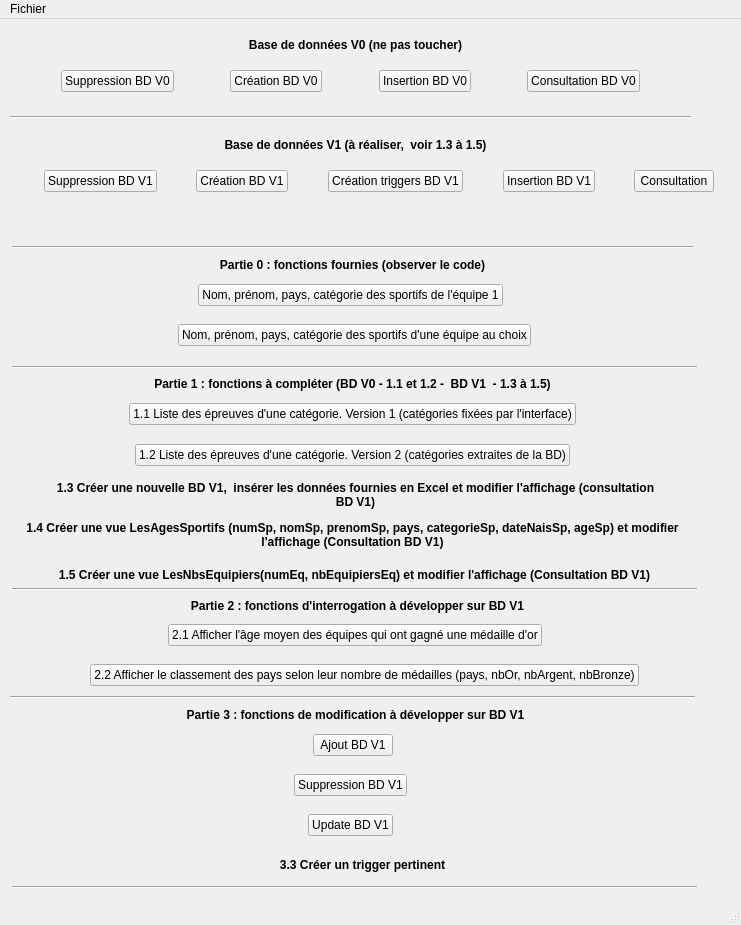
<?xml version="1.0" encoding="UTF-8"?>
<ui version="4.0">
 <class>MainWindow</class>
 <widget class="QMainWindow" name="MainWindow">
  <property name="geometry">
   <rect>
    <x>0</x>
    <y>0</y>
    <width>741</width>
    <height>925</height>
   </rect>
  </property>
  <property name="windowTitle">
   <string>Projet Jeux Olympiques</string>
  </property>
  <widget class="QWidget" name="centralwidget">
   <widget class="Line" name="line_V1">
    <property name="geometry">
     <rect>
      <x>10</x>
      <y>90</y>
      <width>681</width>
      <height>16</height>
     </rect>
    </property>
    <property name="orientation">
     <enum>Qt::Horizontal</enum>
    </property>
   </widget>
   <widget class="QLabel" name="label_V0">
    <property name="geometry">
     <rect>
      <x>10</x>
      <y>10</y>
      <width>691</width>
      <height>31</height>
     </rect>
    </property>
    <property name="font">
     <font>
      <weight>75</weight>
      <bold>true</bold>
     </font>
    </property>
    <property name="text">
     <string>Base de données V0 (ne pas toucher)</string>
    </property>
    <property name="alignment">
     <set>Qt::AlignCenter</set>
    </property>
   </widget>
   <widget class="Line" name="line_partie_0">
    <property name="geometry">
     <rect>
      <x>12</x>
      <y>220</y>
      <width>681</width>
      <height>16</height>
     </rect>
    </property>
    <property name="orientation">
     <enum>Qt::Horizontal</enum>
    </property>
   </widget>
   <widget class="QLabel" name="label_partie_0">
    <property name="geometry">
     <rect>
      <x>7</x>
      <y>230</y>
      <width>691</width>
      <height>31</height>
     </rect>
    </property>
    <property name="font">
     <font>
      <weight>75</weight>
      <bold>true</bold>
     </font>
    </property>
    <property name="text">
     <string>Partie 0 : fonctions fournies (observer le code)</string>
    </property>
    <property name="alignment">
     <set>Qt::AlignCenter</set>
    </property>
   </widget>
   <widget class="Line" name="line_partie_1">
    <property name="geometry">
     <rect>
      <x>12</x>
      <y>340</y>
      <width>685</width>
      <height>16</height>
     </rect>
    </property>
    <property name="orientation">
     <enum>Qt::Horizontal</enum>
    </property>
   </widget>
   <widget class="QLabel" name="label_partie_1">
    <property name="geometry">
     <rect>
      <x>7</x>
      <y>349</y>
      <width>691</width>
      <height>31</height>
     </rect>
    </property>
    <property name="font">
     <font>
      <weight>75</weight>
      <bold>true</bold>
     </font>
    </property>
    <property name="text">
     <string>Partie 1 : fonctions à compléter (BD V0 - 1.1 et 1.2 -  BD V1  - 1.3 à 1.5)</string>
    </property>
    <property name="alignment">
     <set>Qt::AlignCenter</set>
    </property>
   </widget>
   <widget class="QLabel" name="label_partie_1_4">
    <property name="geometry">
     <rect>
      <x>10</x>
      <y>500</y>
      <width>685</width>
      <height>31</height>
     </rect>
    </property>
    <property name="font">
     <font>
      <weight>75</weight>
      <bold>true</bold>
     </font>
    </property>
    <property name="text">
     <string>1.4 Créer une vue LesAgesSportifs (numSp, nomSp, prenomSp, pays, categorieSp, dateNaisSp, ageSp) et modifier l'affichage (Consultation BD V1)</string>
    </property>
    <property name="alignment">
     <set>Qt::AlignCenter</set>
    </property>
    <property name="wordWrap">
     <bool>true</bool>
    </property>
   </widget>
   <widget class="QLabel" name="label_partie_1_3">
    <property name="geometry">
     <rect>
      <x>50</x>
      <y>450</y>
      <width>611</width>
      <height>51</height>
     </rect>
    </property>
    <property name="font">
     <font>
      <weight>75</weight>
      <bold>true</bold>
     </font>
    </property>
    <property name="text">
     <string>1.3 Créer une nouvelle BD V1,  insérer les données fournies en Excel et modifier l'affichage (consultation BD V1)</string>
    </property>
    <property name="alignment">
     <set>Qt::AlignCenter</set>
    </property>
    <property name="wordWrap">
     <bool>true</bool>
    </property>
   </widget>
   <widget class="QLabel" name="label_partie_1_5">
    <property name="geometry">
     <rect>
      <x>12</x>
      <y>540</y>
      <width>685</width>
      <height>31</height>
     </rect>
    </property>
    <property name="font">
     <font>
      <weight>75</weight>
      <bold>true</bold>
     </font>
    </property>
    <property name="text">
     <string>1.5 Créer une vue LesNbsEquipiers(numEq, nbEquipiersEq) et modifier l'affichage (Consultation BD V1)</string>
    </property>
    <property name="alignment">
     <set>Qt::AlignCenter</set>
    </property>
    <property name="wordWrap">
     <bool>true</bool>
    </property>
   </widget>
   <widget class="Line" name="line_partie_2">
    <property name="geometry">
     <rect>
      <x>12</x>
      <y>562</y>
      <width>685</width>
      <height>16</height>
     </rect>
    </property>
    <property name="orientation">
     <enum>Qt::Horizontal</enum>
    </property>
   </widget>
   <widget class="QLabel" name="label_partie_2">
    <property name="geometry">
     <rect>
      <x>12</x>
      <y>571</y>
      <width>691</width>
      <height>31</height>
     </rect>
    </property>
    <property name="font">
     <font>
      <weight>75</weight>
      <bold>true</bold>
     </font>
    </property>
    <property name="text">
     <string>Partie 2 : fonctions d'interrogation à développer sur BD V1</string>
    </property>
    <property name="alignment">
     <set>Qt::AlignCenter</set>
    </property>
   </widget>
   <widget class="Line" name="line_partie_3">
    <property name="geometry">
     <rect>
      <x>10</x>
      <y>670</y>
      <width>685</width>
      <height>16</height>
     </rect>
    </property>
    <property name="orientation">
     <enum>Qt::Horizontal</enum>
    </property>
   </widget>
   <widget class="QLabel" name="label_partie_3">
    <property name="geometry">
     <rect>
      <x>10</x>
      <y>685</y>
      <width>691</width>
      <height>21</height>
     </rect>
    </property>
    <property name="font">
     <font>
      <weight>75</weight>
      <bold>true</bold>
     </font>
    </property>
    <property name="text">
     <string>Partie 3 : fonctions de modification à développer sur BD V1</string>
    </property>
    <property name="alignment">
     <set>Qt::AlignCenter</set>
    </property>
   </widget>
   <widget class="Line" name="line_fin">
    <property name="geometry">
     <rect>
      <x>12</x>
      <y>860</y>
      <width>685</width>
      <height>16</height>
     </rect>
    </property>
    <property name="orientation">
     <enum>Qt::Horizontal</enum>
    </property>
   </widget>
   <widget class="QLabel" name="label_retour_BD">
    <property name="geometry">
     <rect>
      <x>10</x>
      <y>190</y>
      <width>689</width>
      <height>19</height>
     </rect>
    </property>
    <property name="text">
     <string/>
    </property>
    <property name="alignment">
     <set>Qt::AlignCenter</set>
    </property>
   </widget>
   <widget class="QWidget" name="layoutWidget">
    <property name="geometry">
     <rect>
      <x>10</x>
      <y>40</y>
      <width>681</width>
      <height>44</height>
     </rect>
    </property>
    <layout class="QHBoxLayout" name="horizontalLayout_V0">
     <item>
      <spacer name="horizontalSpacer">
       <property name="orientation">
        <enum>Qt::Horizontal</enum>
       </property>
       <property name="sizeHint" stdset="0">
        <size>
         <width>40</width>
         <height>20</height>
        </size>
       </property>
      </spacer>
     </item>
     <item>
      <widget class="QPushButton" name="pushButton_supprimer_V0">
       <property name="text">
        <string>Suppression BD V0</string>
       </property>
      </widget>
     </item>
     <item>
      <spacer name="horizontalSpacer_3">
       <property name="orientation">
        <enum>Qt::Horizontal</enum>
       </property>
       <property name="sizeHint" stdset="0">
        <size>
         <width>40</width>
         <height>20</height>
        </size>
       </property>
      </spacer>
     </item>
     <item>
      <widget class="QPushButton" name="pushButton_creer_V0">
       <property name="text">
        <string>Création BD V0</string>
       </property>
      </widget>
     </item>
     <item>
      <spacer name="horizontalSpacer_2">
       <property name="orientation">
        <enum>Qt::Horizontal</enum>
       </property>
       <property name="sizeHint" stdset="0">
        <size>
         <width>40</width>
         <height>20</height>
        </size>
       </property>
      </spacer>
     </item>
     <item>
      <widget class="QPushButton" name="pushButton_inserer_V0">
       <property name="text">
        <string>Insertion BD V0</string>
       </property>
      </widget>
     </item>
     <item>
      <spacer name="horizontalSpacer_21">
       <property name="orientation">
        <enum>Qt::Horizontal</enum>
       </property>
       <property name="sizeHint" stdset="0">
        <size>
         <width>40</width>
         <height>20</height>
        </size>
       </property>
      </spacer>
     </item>
     <item>
      <widget class="QPushButton" name="pushButton_consulter_V0">
       <property name="text">
        <string>Consultation BD V0</string>
       </property>
      </widget>
     </item>
     <item>
      <spacer name="horizontalSpacer_4">
       <property name="orientation">
        <enum>Qt::Horizontal</enum>
       </property>
       <property name="sizeHint" stdset="0">
        <size>
         <width>40</width>
         <height>20</height>
        </size>
       </property>
      </spacer>
     </item>
    </layout>
   </widget>
   <widget class="QWidget" name="layoutWidget">
    <property name="geometry">
     <rect>
      <x>10</x>
      <y>260</y>
      <width>681</width>
      <height>32</height>
     </rect>
    </property>
    <layout class="QHBoxLayout" name="horizontalLayout_partie_0_1">
     <item>
      <spacer name="horizontalSpacer_7">
       <property name="orientation">
        <enum>Qt::Horizontal</enum>
       </property>
       <property name="sizeHint" stdset="0">
        <size>
         <width>40</width>
         <height>20</height>
        </size>
       </property>
      </spacer>
     </item>
     <item>
      <widget class="QPushButton" name="pushButton_fct_fournie_1">
       <property name="text">
        <string>Nom, prénom, pays, catégorie des sportifs de l'équipe 1</string>
       </property>
      </widget>
     </item>
     <item>
      <spacer name="horizontalSpacer_5">
       <property name="orientation">
        <enum>Qt::Horizontal</enum>
       </property>
       <property name="sizeHint" stdset="0">
        <size>
         <width>40</width>
         <height>20</height>
        </size>
       </property>
      </spacer>
     </item>
    </layout>
   </widget>
   <widget class="QWidget" name="layoutWidget">
    <property name="geometry">
     <rect>
      <x>12</x>
      <y>300</y>
      <width>685</width>
      <height>32</height>
     </rect>
    </property>
    <layout class="QHBoxLayout" name="horizontalLayout_partie_0_2">
     <item>
      <spacer name="horizontalSpacer_8">
       <property name="orientation">
        <enum>Qt::Horizontal</enum>
       </property>
       <property name="sizeHint" stdset="0">
        <size>
         <width>40</width>
         <height>20</height>
        </size>
       </property>
      </spacer>
     </item>
     <item>
      <widget class="QPushButton" name="pushButton_fct_fournie_2">
       <property name="text">
        <string>Nom, prénom, pays, catégorie des sportifs d'une équipe au choix</string>
       </property>
      </widget>
     </item>
     <item>
      <spacer name="horizontalSpacer_6">
       <property name="orientation">
        <enum>Qt::Horizontal</enum>
       </property>
       <property name="sizeHint" stdset="0">
        <size>
         <width>40</width>
         <height>20</height>
        </size>
       </property>
      </spacer>
     </item>
    </layout>
   </widget>
   <widget class="QWidget" name="layoutWidget">
    <property name="geometry">
     <rect>
      <x>12</x>
      <y>600</y>
      <width>685</width>
      <height>32</height>
     </rect>
    </property>
    <layout class="QHBoxLayout" name="horizontalLayout_partie_2_1">
     <item>
      <spacer name="horizontalSpacer_18">
       <property name="orientation">
        <enum>Qt::Horizontal</enum>
       </property>
       <property name="sizeHint" stdset="0">
        <size>
         <width>40</width>
         <height>20</height>
        </size>
       </property>
      </spacer>
     </item>
     <item>
      <widget class="QPushButton" name="pushButton_2_1">
       <property name="text">
        <string>2.1 Afficher l'âge moyen des équipes qui ont gagné une médaille d'or</string>
       </property>
      </widget>
     </item>
     <item>
      <spacer name="horizontalSpacer_17">
       <property name="orientation">
        <enum>Qt::Horizontal</enum>
       </property>
       <property name="sizeHint" stdset="0">
        <size>
         <width>40</width>
         <height>20</height>
        </size>
       </property>
      </spacer>
     </item>
    </layout>
   </widget>
   <widget class="QWidget" name="layoutWidget">
    <property name="geometry">
     <rect>
      <x>12</x>
      <y>640</y>
      <width>705</width>
      <height>32</height>
     </rect>
    </property>
    <layout class="QHBoxLayout" name="horizontalLayout_partie_2_2">
     <item>
      <spacer name="horizontalSpacer_20">
       <property name="orientation">
        <enum>Qt::Horizontal</enum>
       </property>
       <property name="sizeHint" stdset="0">
        <size>
         <width>40</width>
         <height>20</height>
        </size>
       </property>
      </spacer>
     </item>
     <item>
      <widget class="QPushButton" name="pushButton_2_2">
       <property name="text">
        <string>2.2 Afficher le classement des pays selon leur nombre de médailles (pays, nbOr, nbArgent, nbBronze)</string>
       </property>
      </widget>
     </item>
     <item>
      <spacer name="horizontalSpacer_19">
       <property name="orientation">
        <enum>Qt::Horizontal</enum>
       </property>
       <property name="sizeHint" stdset="0">
        <size>
         <width>40</width>
         <height>20</height>
        </size>
       </property>
      </spacer>
     </item>
    </layout>
   </widget>
   <widget class="QWidget" name="layoutWidget">
    <property name="geometry">
     <rect>
      <x>10</x>
      <y>710</y>
      <width>685</width>
      <height>32</height>
     </rect>
    </property>
    <layout class="QHBoxLayout" name="horizontalLayout_partie_3_1">
     <item>
      <spacer name="horizontalSpacer_24">
       <property name="orientation">
        <enum>Qt::Horizontal</enum>
       </property>
       <property name="sizeHint" stdset="0">
        <size>
         <width>40</width>
         <height>20</height>
        </size>
       </property>
      </spacer>
     </item>
     <item>
      <widget class="QPushButton" name="pushButton_3_1">
       <property name="text">
        <string>Ajout BD V1</string>
       </property>
      </widget>
     </item>
     <item>
      <spacer name="horizontalSpacer_23">
       <property name="orientation">
        <enum>Qt::Horizontal</enum>
       </property>
       <property name="sizeHint" stdset="0">
        <size>
         <width>40</width>
         <height>20</height>
        </size>
       </property>
      </spacer>
     </item>
    </layout>
   </widget>
   <widget class="QWidget" name="layoutWidget">
    <property name="geometry">
     <rect>
      <x>10</x>
      <y>750</y>
      <width>681</width>
      <height>32</height>
     </rect>
    </property>
    <layout class="QHBoxLayout" name="horizontalLayout_partie_3_2">
     <item>
      <spacer name="horizontalSpacer_26">
       <property name="orientation">
        <enum>Qt::Horizontal</enum>
       </property>
       <property name="sizeHint" stdset="0">
        <size>
         <width>40</width>
         <height>20</height>
        </size>
       </property>
      </spacer>
     </item>
     <item>
      <widget class="QPushButton" name="pushButton_3_2">
       <property name="text">
        <string>Suppression BD V1</string>
       </property>
      </widget>
     </item>
     <item>
      <spacer name="horizontalSpacer_25">
       <property name="orientation">
        <enum>Qt::Horizontal</enum>
       </property>
       <property name="sizeHint" stdset="0">
        <size>
         <width>40</width>
         <height>20</height>
        </size>
       </property>
      </spacer>
     </item>
    </layout>
   </widget>
   <widget class="QWidget" name="layoutWidget_2">
    <property name="geometry">
     <rect>
      <x>10</x>
      <y>379</y>
      <width>685</width>
      <height>32</height>
     </rect>
    </property>
    <layout class="QHBoxLayout" name="horizontalLayout_partie_1_1">
     <item>
      <spacer name="horizontalSpacer_12">
       <property name="orientation">
        <enum>Qt::Horizontal</enum>
       </property>
       <property name="sizeHint" stdset="0">
        <size>
         <width>40</width>
         <height>20</height>
        </size>
       </property>
      </spacer>
     </item>
     <item>
      <widget class="QPushButton" name="pushButton_1_1">
       <property name="text">
        <string>1.1 Liste des épreuves d'une catégorie. Version 1 (catégories fixées par l'interface)</string>
       </property>
      </widget>
     </item>
     <item>
      <spacer name="horizontalSpacer_11">
       <property name="orientation">
        <enum>Qt::Horizontal</enum>
       </property>
       <property name="sizeHint" stdset="0">
        <size>
         <width>40</width>
         <height>20</height>
        </size>
       </property>
      </spacer>
     </item>
    </layout>
   </widget>
   <widget class="QWidget" name="layoutWidget_3">
    <property name="geometry">
     <rect>
      <x>10</x>
      <y>420</y>
      <width>685</width>
      <height>32</height>
     </rect>
    </property>
    <layout class="QHBoxLayout" name="horizontalLayout_partie_1_2">
     <item>
      <spacer name="horizontalSpacer_14">
       <property name="orientation">
        <enum>Qt::Horizontal</enum>
       </property>
       <property name="sizeHint" stdset="0">
        <size>
         <width>40</width>
         <height>20</height>
        </size>
       </property>
      </spacer>
     </item>
     <item>
      <widget class="QPushButton" name="pushButton_1_2">
       <property name="text">
        <string>1.2 Liste des épreuves d'une catégorie. Version 2 (catégories extraites de la BD)</string>
       </property>
      </widget>
     </item>
     <item>
      <spacer name="horizontalSpacer_13">
       <property name="orientation">
        <enum>Qt::Horizontal</enum>
       </property>
       <property name="sizeHint" stdset="0">
        <size>
         <width>40</width>
         <height>20</height>
        </size>
       </property>
      </spacer>
     </item>
    </layout>
   </widget>
   <widget class="QLabel" name="label_trigger">
    <property name="geometry">
     <rect>
      <x>20</x>
      <y>830</y>
      <width>685</width>
      <height>31</height>
     </rect>
    </property>
    <property name="font">
     <font>
      <weight>75</weight>
      <bold>true</bold>
     </font>
    </property>
    <property name="text">
     <string>3.3 Créer un trigger pertinent</string>
    </property>
    <property name="alignment">
     <set>Qt::AlignCenter</set>
    </property>
    <property name="wordWrap">
     <bool>true</bool>
    </property>
   </widget>
   <widget class="QWidget" name="layoutWidget_4">
    <property name="geometry">
     <rect>
      <x>10</x>
      <y>140</y>
      <width>738</width>
      <height>44</height>
     </rect>
    </property>
    <layout class="QHBoxLayout" name="horizontalLayout_V1">
     <item>
      <spacer name="horizontalSpacer_9">
       <property name="orientation">
        <enum>Qt::Horizontal</enum>
       </property>
       <property name="sizeHint" stdset="0">
        <size>
         <width>40</width>
         <height>20</height>
        </size>
       </property>
      </spacer>
     </item>
     <item>
      <widget class="QPushButton" name="pushButton_supprimer_V1">
       <property name="text">
        <string>Suppression BD V1</string>
       </property>
      </widget>
     </item>
     <item>
      <spacer name="horizontalSpacer_10">
       <property name="orientation">
        <enum>Qt::Horizontal</enum>
       </property>
       <property name="sizeHint" stdset="0">
        <size>
         <width>40</width>
         <height>20</height>
        </size>
       </property>
      </spacer>
     </item>
     <item>
      <widget class="QPushButton" name="pushButton_creer_V1">
       <property name="text">
        <string>Création BD V1</string>
       </property>
      </widget>
     </item>
     <item>
      <spacer name="horizontalSpacer_27">
       <property name="orientation">
        <enum>Qt::Horizontal</enum>
       </property>
       <property name="sizeHint" stdset="0">
        <size>
         <width>40</width>
         <height>20</height>
        </size>
       </property>
      </spacer>
     </item>
     <item>
      <widget class="QPushButton" name="pushButton_2">
       <property name="text">
        <string>Création triggers BD V1</string>
       </property>
      </widget>
     </item>
     <item>
      <spacer name="horizontalSpacer_15">
       <property name="orientation">
        <enum>Qt::Horizontal</enum>
       </property>
       <property name="sizeHint" stdset="0">
        <size>
         <width>40</width>
         <height>20</height>
        </size>
       </property>
      </spacer>
     </item>
     <item>
      <widget class="QPushButton" name="pushButton_inserer_V1">
       <property name="text">
        <string>Insertion BD V1</string>
       </property>
      </widget>
     </item>
     <item>
      <spacer name="horizontalSpacer_31">
       <property name="orientation">
        <enum>Qt::Horizontal</enum>
       </property>
       <property name="sizeHint" stdset="0">
        <size>
         <width>40</width>
         <height>20</height>
        </size>
       </property>
      </spacer>
     </item>
     <item>
      <widget class="QPushButton" name="pushButton_consulter_V1">
       <property name="text">
        <string>Consultation</string>
       </property>
      </widget>
     </item>
     <item>
      <spacer name="horizontalSpacer_16">
       <property name="orientation">
        <enum>Qt::Horizontal</enum>
       </property>
       <property name="sizeHint" stdset="0">
        <size>
         <width>40</width>
         <height>20</height>
        </size>
       </property>
      </spacer>
     </item>
    </layout>
   </widget>
   <widget class="QLabel" name="label_V1">
    <property name="geometry">
     <rect>
      <x>10</x>
      <y>110</y>
      <width>691</width>
      <height>31</height>
     </rect>
    </property>
    <property name="font">
     <font>
      <weight>75</weight>
      <bold>true</bold>
     </font>
    </property>
    <property name="text">
     <string>Base de données V1 (à réaliser,  voir 1.3 à 1.5)</string>
    </property>
    <property name="alignment">
     <set>Qt::AlignCenter</set>
    </property>
   </widget>
   <widget class="QWidget" name="layoutWidget_5">
    <property name="geometry">
     <rect>
      <x>10</x>
      <y>790</y>
      <width>681</width>
      <height>32</height>
     </rect>
    </property>
    <layout class="QHBoxLayout" name="horizontalLayout_partie_3_3">
     <item>
      <spacer name="horizontalSpacer_28">
       <property name="orientation">
        <enum>Qt::Horizontal</enum>
       </property>
       <property name="sizeHint" stdset="0">
        <size>
         <width>40</width>
         <height>20</height>
        </size>
       </property>
      </spacer>
     </item>
     <item>
      <widget class="QPushButton" name="pushButton_3_3">
       <property name="text">
        <string>Update BD V1</string>
       </property>
      </widget>
     </item>
     <item>
      <spacer name="horizontalSpacer_29">
       <property name="orientation">
        <enum>Qt::Horizontal</enum>
       </property>
       <property name="sizeHint" stdset="0">
        <size>
         <width>40</width>
         <height>20</height>
        </size>
       </property>
      </spacer>
     </item>
    </layout>
   </widget>
  </widget>
  <widget class="QMenuBar" name="menubar">
   <property name="geometry">
    <rect>
     <x>0</x>
     <y>0</y>
     <width>741</width>
     <height>22</height>
    </rect>
   </property>
   <widget class="QMenu" name="menuFiles">
    <property name="title">
     <string>Fichier</string>
    </property>
    <addaction name="actionQuitter"/>
   </widget>
   <addaction name="menuFiles"/>
  </widget>
  <widget class="QStatusBar" name="statusbar"/>
  <action name="actionQuitter">
   <property name="text">
    <string>Quitter</string>
   </property>
  </action>
 </widget>
 <resources/>
 <connections>
  <connection>
   <sender>actionQuitter</sender>
   <signal>triggered()</signal>
   <receiver>MainWindow</receiver>
   <slot>close()</slot>
   <hints>
    <hint type="sourcelabel">
     <x>-1</x>
     <y>-1</y>
    </hint>
    <hint type="destinationlabel">
     <x>399</x>
     <y>299</y>
    </hint>
   </hints>
  </connection>
  <connection>
   <sender>pushButton_creer_V0</sender>
   <signal>clicked()</signal>
   <receiver>MainWindow</receiver>
   <slot>createDBV0()</slot>
   <hints>
    <hint type="sourcelabel">
     <x>314</x>
     <y>93</y>
    </hint>
    <hint type="destinationlabel">
     <x>135</x>
     <y>130</y>
    </hint>
   </hints>
  </connection>
  <connection>
   <sender>pushButton_inserer_V0</sender>
   <signal>clicked()</signal>
   <receiver>MainWindow</receiver>
   <slot>insertDBV0()</slot>
   <hints>
    <hint type="sourcelabel">
     <x>463</x>
     <y>93</y>
    </hint>
    <hint type="destinationlabel">
     <x>388</x>
     <y>127</y>
    </hint>
   </hints>
  </connection>
  <connection>
   <sender>pushButton_supprimer_V0</sender>
   <signal>clicked()</signal>
   <receiver>MainWindow</receiver>
   <slot>deleteDBV0()</slot>
   <hints>
    <hint type="sourcelabel">
     <x>168</x>
     <y>93</y>
    </hint>
    <hint type="destinationlabel">
     <x>598</x>
     <y>139</y>
    </hint>
   </hints>
  </connection>
  <connection>
   <sender>pushButton_consulter_V0</sender>
   <signal>clicked()</signal>
   <receiver>MainWindow</receiver>
   <slot>openDataV0()</slot>
   <hints>
    <hint type="sourcelabel">
     <x>628</x>
     <y>93</y>
    </hint>
    <hint type="destinationlabel">
     <x>498</x>
     <y>183</y>
    </hint>
   </hints>
  </connection>
  <connection>
   <sender>pushButton_fct_fournie_1</sender>
   <signal>clicked()</signal>
   <receiver>MainWindow</receiver>
   <slot>open_fct_fournie_1()</slot>
   <hints>
    <hint type="sourcelabel">
     <x>488</x>
     <y>307</y>
    </hint>
    <hint type="destinationlabel">
     <x>79</x>
     <y>174</y>
    </hint>
   </hints>
  </connection>
  <connection>
   <sender>pushButton_fct_fournie_2</sender>
   <signal>clicked()</signal>
   <receiver>MainWindow</receiver>
   <slot>open_fct_fournie_2()</slot>
   <hints>
    <hint type="sourcelabel">
     <x>514</x>
     <y>347</y>
    </hint>
    <hint type="destinationlabel">
     <x>116</x>
     <y>221</y>
    </hint>
   </hints>
  </connection>
  <connection>
   <sender>pushButton_supprimer_V1</sender>
   <signal>clicked()</signal>
   <receiver>MainWindow</receiver>
   <slot>deleteDBV1()</slot>
   <hints>
    <hint type="sourcelabel">
     <x>136</x>
     <y>193</y>
    </hint>
    <hint type="destinationlabel">
     <x>190</x>
     <y>239</y>
    </hint>
   </hints>
  </connection>
  <connection>
   <sender>pushButton_creer_V1</sender>
   <signal>clicked()</signal>
   <receiver>MainWindow</receiver>
   <slot>createDBV1()</slot>
   <hints>
    <hint type="sourcelabel">
     <x>252</x>
     <y>193</y>
    </hint>
    <hint type="destinationlabel">
     <x>378</x>
     <y>235</y>
    </hint>
   </hints>
  </connection>
  <connection>
   <sender>pushButton_inserer_V1</sender>
   <signal>clicked()</signal>
   <receiver>MainWindow</receiver>
   <slot>insertDBV1()</slot>
   <hints>
    <hint type="sourcelabel">
     <x>525</x>
     <y>193</y>
    </hint>
    <hint type="destinationlabel">
     <x>512</x>
     <y>234</y>
    </hint>
   </hints>
  </connection>
  <connection>
   <sender>pushButton_consulter_V1</sender>
   <signal>clicked()</signal>
   <receiver>MainWindow</receiver>
   <slot>openDataV1()</slot>
   <hints>
    <hint type="sourcelabel">
     <x>646</x>
     <y>190</y>
    </hint>
    <hint type="destinationlabel">
     <x>693</x>
     <y>206</y>
    </hint>
   </hints>
  </connection>
  <connection>
   <sender>pushButton_1_1</sender>
   <signal>clicked()</signal>
   <receiver>MainWindow</receiver>
   <slot>open_fct_comp_1()</slot>
   <hints>
    <hint type="sourcelabel">
     <x>555</x>
     <y>426</y>
    </hint>
    <hint type="destinationlabel">
     <x>686</x>
     <y>412</y>
    </hint>
   </hints>
  </connection>
  <connection>
   <sender>pushButton_1_2</sender>
   <signal>clicked()</signal>
   <receiver>MainWindow</receiver>
   <slot>open_fct_comp_2()</slot>
   <hints>
    <hint type="sourcelabel">
     <x>549</x>
     <y>467</y>
    </hint>
    <hint type="destinationlabel">
     <x>662</x>
     <y>459</y>
    </hint>
   </hints>
  </connection>
  <connection>
   <sender>pushButton_2</sender>
   <signal>clicked()</signal>
   <receiver>MainWindow</receiver>
   <slot>createTriggersDBV1()</slot>
   <hints>
    <hint type="sourcelabel">
     <x>350</x>
     <y>187</y>
    </hint>
    <hint type="destinationlabel">
     <x>362</x>
     <y>207</y>
    </hint>
   </hints>
  </connection>
  <connection>
   <sender>pushButton_2_1</sender>
   <signal>clicked()</signal>
   <receiver>MainWindow</receiver>
   <slot>open_part2_1()</slot>
   <hints>
    <hint type="sourcelabel">
     <x>353</x>
     <y>636</y>
    </hint>
    <hint type="destinationlabel">
     <x>682</x>
     <y>631</y>
    </hint>
   </hints>
  </connection>
  <connection>
   <sender>pushButton_2_2</sender>
   <signal>clicked()</signal>
   <receiver>MainWindow</receiver>
   <slot>open_part2_2()</slot>
   <hints>
    <hint type="sourcelabel">
     <x>501</x>
     <y>679</y>
    </hint>
    <hint type="destinationlabel">
     <x>642</x>
     <y>735</y>
    </hint>
   </hints>
  </connection>
  <connection>
   <sender>pushButton_3_1</sender>
   <signal>clicked()</signal>
   <receiver>MainWindow</receiver>
   <slot>open_add()</slot>
   <hints>
    <hint type="sourcelabel">
     <x>349</x>
     <y>745</y>
    </hint>
    <hint type="destinationlabel">
     <x>572</x>
     <y>764</y>
    </hint>
   </hints>
  </connection>
  <connection>
   <sender>pushButton_3_2</sender>
   <signal>clicked()</signal>
   <receiver>MainWindow</receiver>
   <slot>open_delete()</slot>
   <hints>
    <hint type="sourcelabel">
     <x>357</x>
     <y>783</y>
    </hint>
    <hint type="destinationlabel">
     <x>117</x>
     <y>752</y>
    </hint>
   </hints>
  </connection>
  <connection>
   <sender>pushButton_3_3</sender>
   <signal>clicked()</signal>
   <receiver>MainWindow</receiver>
   <slot>open_update()</slot>
   <hints>
    <hint type="sourcelabel">
     <x>318</x>
     <y>830</y>
    </hint>
    <hint type="destinationlabel">
     <x>207</x>
     <y>797</y>
    </hint>
   </hints>
  </connection>
 </connections>
 <slots>
  <slot>createDBV0()</slot>
  <slot>insertDBV0()</slot>
  <slot>deleteDBV0()</slot>
  <slot>openDataV0()</slot>
  <slot>open_fct_fournie_1()</slot>
  <slot>open_fct_fournie_2()</slot>
  <slot>open_fct_comp_1()</slot>
  <slot>open_fct_comp_2()</slot>
  <slot>deleteDBV1()</slot>
  <slot>createDBV1()</slot>
  <slot>insertDBV1()</slot>
  <slot>openDataV1()</slot>
  <slot>createTriggersDBV1()</slot>
  <slot>open_part2_1()</slot>
  <slot>open_part2_2()</slot>
  <slot>open_add()</slot>
  <slot>open_delete()</slot>
  <slot>open_update()</slot>
 </slots>
</ui>
